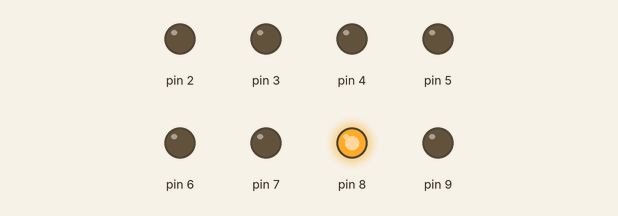
Recording of a sketch running on a simulated Arduino Uno, built with avr-gcc and run on an emulated ATmega328P. Shown: output pins drawn as LEDs (lit = HIGH).

Above: at 0.3 s.
At 0.9 s:
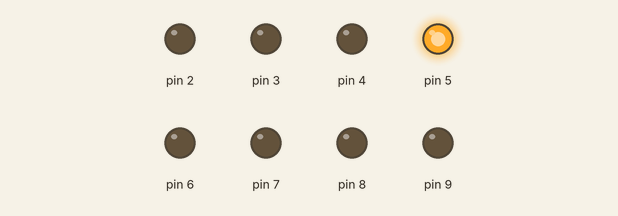
At 1.6 s:
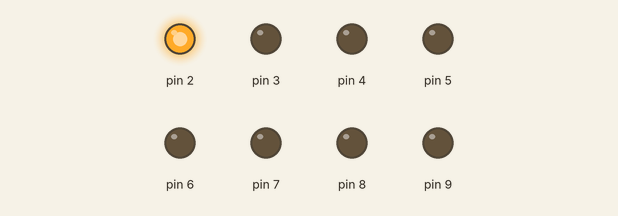
At 2.7 s:
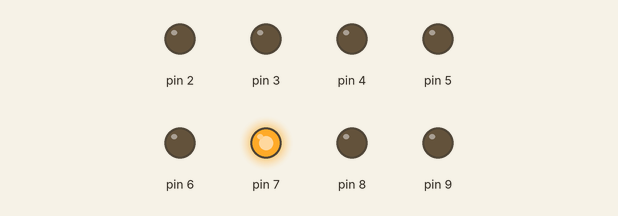
At 3.9 s:
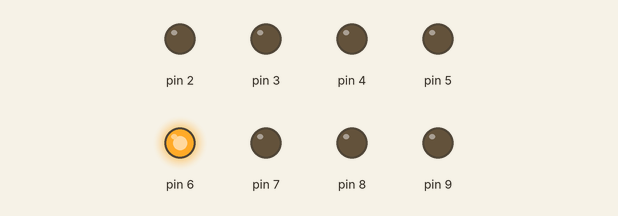
At 6.4 s:
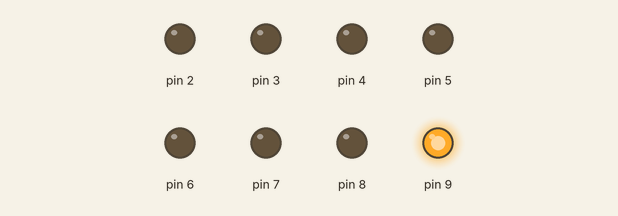
Timing chart, 0 to 7.4 s (numbered marks = the images above):
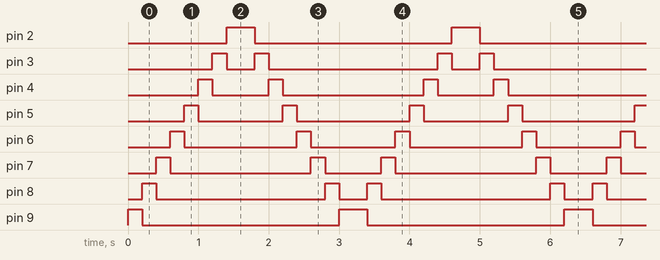

The sketch:

zad2.ino
```cpp
#include <ISADefinitions.h>
int i = 0;
void setup() {
  for(i = 0;i<8;i++)
  {
    pinMode(LEDS[i], OUTPUT);
  }
}

void loop() {
  for(i = 0;i<8;i++)
  {
    if(i>0)
      digitalWrite(LEDS[i-1],LOW);
    digitalWrite(LEDS[i], HIGH);
    delay(200);
  }
  for(i = 7;i>=0;i--)
  {
    if(i < 7)
      digitalWrite(LEDS[i+1], LOW);
    digitalWrite(LEDS[i], HIGH);
    delay(200);
  }

}
```

Measured:
- by itself, pin 2: alternates HIGH for 0.40 s and LOW for 2.8 s
- by itself, pin 3: repeats every 3.2 s: LOW 0.40 s, HIGH 0.20 s, LOW 2.4 s, HIGH 0.20 s
- by itself, pin 4: repeats every 3.2 s: LOW 0.80 s, HIGH 0.20 s, LOW 2.0 s, HIGH 0.20 s
- by itself, pin 5: repeats every 3.2 s: LOW 1.2 s, HIGH 0.20 s, LOW 1.6 s, HIGH 0.20 s
- by itself, pin 6: repeats every 3.2 s: LOW 1.6 s, HIGH 0.20 s, LOW 1.2 s, HIGH 0.20 s
- by itself, pin 7: repeats every 3.2 s: LOW 2.0 s, HIGH 0.20 s, LOW 0.80 s, HIGH 0.20 s
- by itself, pin 8: repeats every 3.2 s: LOW 2.4 s, HIGH 0.20 s, LOW 0.40 s, HIGH 0.20 s
- by itself, pin 9: repeats every 3.2 s: LOW 2.8 s, HIGH 0.40 s
